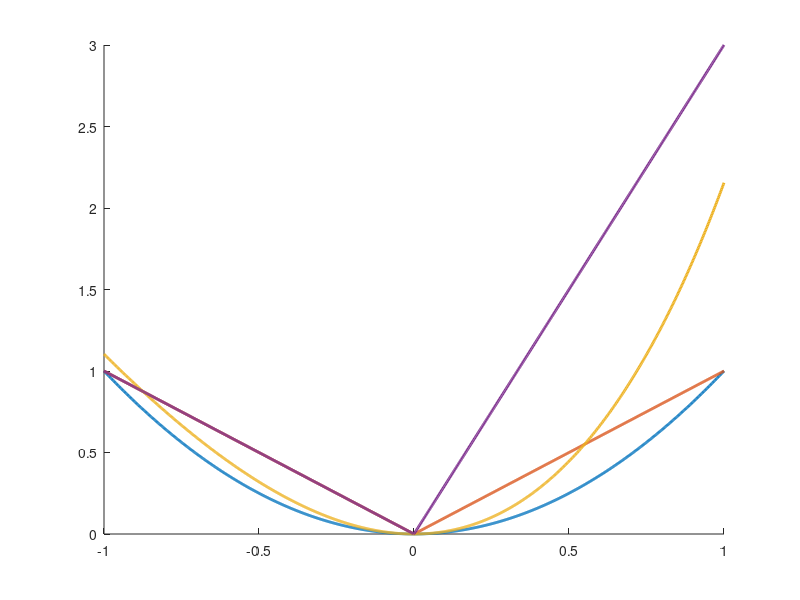

MATLAB code for this plot: (Note: this script raises an error after producing the figure.)
% Script: plot_loss_functions.m
clear; clc; clf;
addpath(genpath('./db.toolbox/'))

% parameter values
e  = linspace(-1,1,1e3)';

%	Quadratic Error Loss: 
QEL = @(e) (e.^2);
% Absolute Error Loss: 
AEL = @(e) (abs(e));
% LinEx Error Loss: 
b = 3; a = 1;
LINEX = @(e) ( b*(exp(a*e) - a*e-1) );
% LinLin Error Loss: 
b = 3; a = 1; I = e > 0;
LINLIN = @(e) ( b*abs(e).*I + a*abs(e).*(1-I)  );

% clear plotting area and set default linewidth to 2
clf; 
set(groot,'defaultLineLineWidth',2); 
% font size
Fns = 17; 
% plotting begins
hold on; LG = [];
  LG(1) = plot(e,QEL(e));
  LG(2) = plot(e,AEL(e));
  LG(3) = plot(e,LINEX(e));
  LG(4) = plot(e,LINLIN(e));
hold off;
vline(0,'k:');
grid on; box on;
setplot([.06 .6 .89 .24],1,Fns);
% ylabel('$I\hspace{-1mm}L(e)$', 'Interpreter','latex'); moveylabel(-.01); 
ylabel('$\mathrm{I\hspace{-.77mm}L}(e)$', 'Interpreter','latex'); moveylabel(-.01); 
setoutsideTicks
xlabel('$e$', 'Interpreter','latex'); movexlabel(-.04); 
add2yaxislabel
% add legend
legnames = { 'Quadratic',...
             'Absolute',...
             'LinEx',...
             'LinLin'}; 
addlegend(LG, legnames, 1, Fns - 1)

% UNCOMMENT TO PRINT TO PDF 
% print2pdf('loss_functions_2022a', 1)
















%EOF
